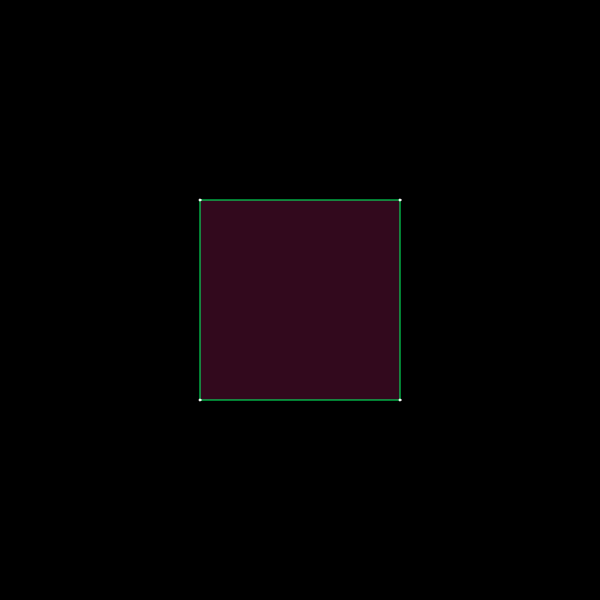
Frame 1 (no input)
Frame 60 (no input): identical to frame 1, image omitted
Frame 120 (the mouse pressed at the canvas centre since frame 60): identical to frame 1, image omitted

The p5.js sketch that drew this single still picture (run headless with seeded random() and noise() and a simulated clock; from frame 60 on, the mouse is pressed at the canvas centre):

// p5.js sketch
// ── sketch.js
// humans like to press buttons
let create_hull_button;
let create_hull_continuously_button;
let generate_random_points_button;

// will hold the points that form the convex hull... eventually
let conv_hull = [];

// store all the points in the canvas
let points = [];

// continuous? :o
let continuous = true;

function setup() {
  // create a 600x600 canvas
  createCanvas(600, 600);

  // new paragraph so the buttons appear nicely, under the canvas
  createP("");

  // self explanatory much
  create_hull_button = createButton("Create hull");
  create_hull_continuously_button = createButton("Create hull continuously");
  generate_random_points_button = createButton("Generate random points");

  // link functions to the mouse pressed event of the buttons
  create_hull_button.mousePressed(createHull);
  generate_random_points_button.mousePressed(generate_points);
  // a little anonymous function for this one, since its functionality is quite simple
  // switch the state of the "continuous" variable
  // damn, that's kinda hard to spell, yikes
  create_hull_continuously_button.mousePressed(() => {
    continuous = !continuous;
  });

  // push 4 points initially, forming a square
  points.push(new point(200, 200));
  points.push(new point(200, 400));
  points.push(new point(400, 200));
  points.push(new point(400, 400));
}

function draw() {
  // if the user wants to update the hull each frame, just do it!
  if (continuous) {
    createHull();
    // also, only draw the points if we're updating the hull, because only then something will change
    // white fill and stroke for the points
    fill(255);
    stroke(255);
    // draw all of them
    for (let p of points) {
      p.render();
    }
  }
}

// creates the hull and draws it on the canvas
function createHull() {
  // get the convex hull from the set of points
  conv_hull = convexHull(points);
  // if the hull is not null or undefined... so basically, if there is a hull
  if (conv_hull) {
    // give it some fill color
    fill(255, 50, 150, 50);
    // and a stroke
    stroke(0, 255, 100);
    // reset the background
    background(0);
    // begin the shape of the hull
    beginShape();
    for (let i = 0; i < conv_hull.length; i++) {
      // set a vertex at each point's position
      vertex(conv_hull[i].x, conv_hull[i].y);
    }
    // close the shape
    endShape(CLOSE);
  }
}

// generate num points on the canvas, at random positions
function generate_points(num = 100) {
  for (let i = 0; i < num; i++) {
    points.push(new point());
  }
}

// add points when the mouse is dragged
function mouseDragged() {
  // make a little check if the point is between the boundaries of the canvas
  if (mouseX >= 0 && mouseX <= width && mouseY >= 0 && mouseY <= height) {
    // if so, add a point at the position of the mouse
    let pt = new point(mouseX, mouseY);
    points.push(pt);
    // and also draw it
    pt.render();
  }
}

// ── area.js
// calculates the area of a convex polygon
function getArea(points) {
  // initialize the area as 0
  let area = 0 ;

  // and then use the formula abs( (x1y2 - x2y1) + (x2y3 - x3y2) + ... + (xny1 - x1yn) ) / 2
  for(let i = 0 ; i < points.length - 1 ; i++) {
    area += points[i].x * points[i + 1].y - points[i + 1].x * points[i].y ;
  }
  
  area += points[points.length - 1].x * points[0].y - points[0].x * points[points.length - 1].y ;
  
  // return it
  return Math.abs(area) / 2 ;
}

// ── convex_hull.js
function orientation(p, q, r) {
  let aux = (
    (q.y - p.y) * (r.x - q.x) -
    (q.x - p.x) * (r.y - q.y)
  ) ;
  if(aux == 0) {
    return 0 ;
  } else {
    return (aux > 0 ? 1 : 2) ;
  }
}

function convexHull(points) {
  let n = points.length ;
  
  if(n < 3) {
    return ;
  }

  let hull = [] ;

  let l = 0 ;
  for(let i = 0 ; i < points.length ; i++) {
    if(points[i].x < points[l].x) {
      l = i ;
    }
  }

  let p = l ;
  let q ;

  do {
    hull.push(points[p]) ;
    q = (p + 1) % n ;
    for(let i = 0 ; i < n ; i++) {
      if(orientation(points[p], points[i], points[q]) == 2) {
        q = i ;
      }
    }
    p = q ;
  } while(p != l) ;

  return hull ;
}

// ── point.js
class point {
  // keeps the coordinates of a point... best class in this whole thing.
  constructor(x = random(width), y = random(height)) {
    this.x = x;
    this.y = y;
  }
  // render the point
  // set the stroke only once before calling render on all of the points to avoid useless calls to the stroke / fill functions
  render() {
    ellipse(this.x, this.y, 2, 2);
  }
}
